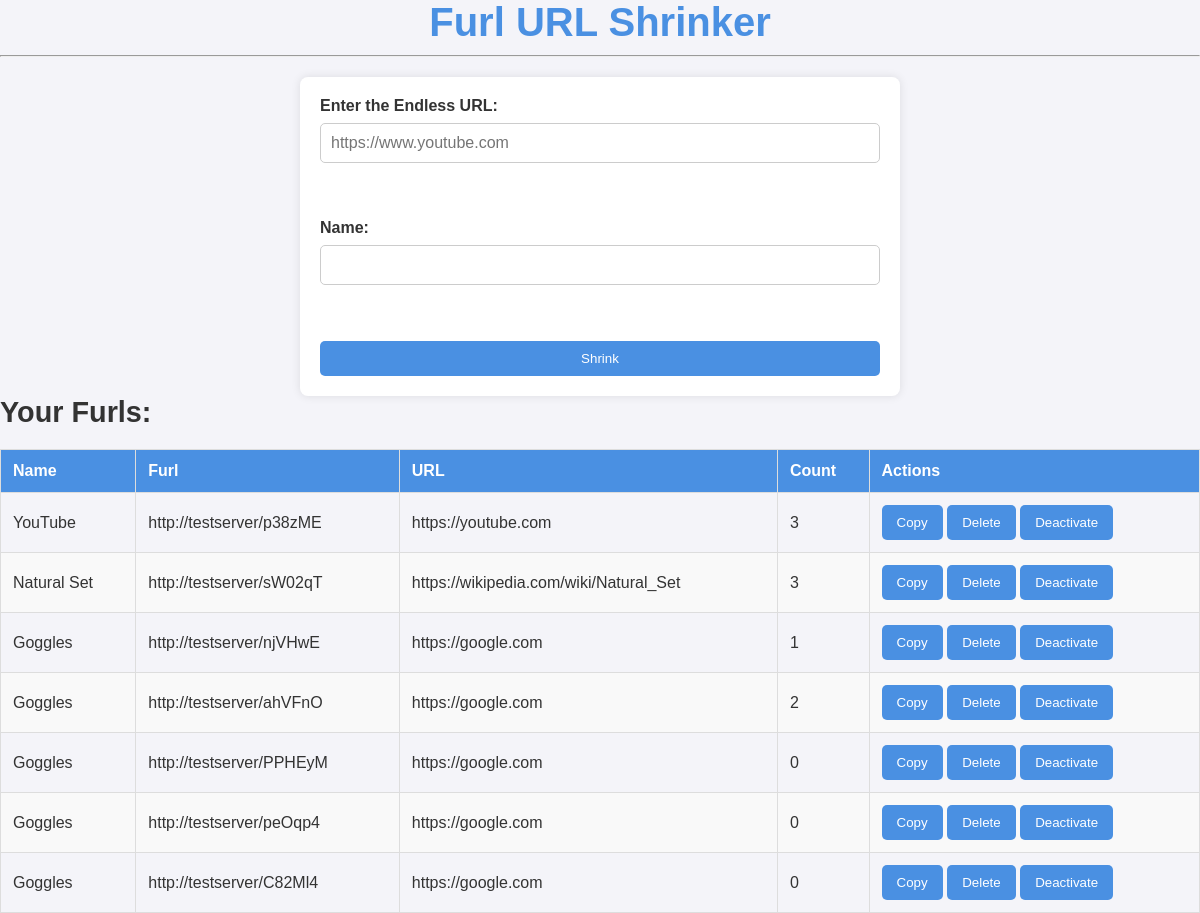
Page /home/JRBros (signed in) on the earlier database version.
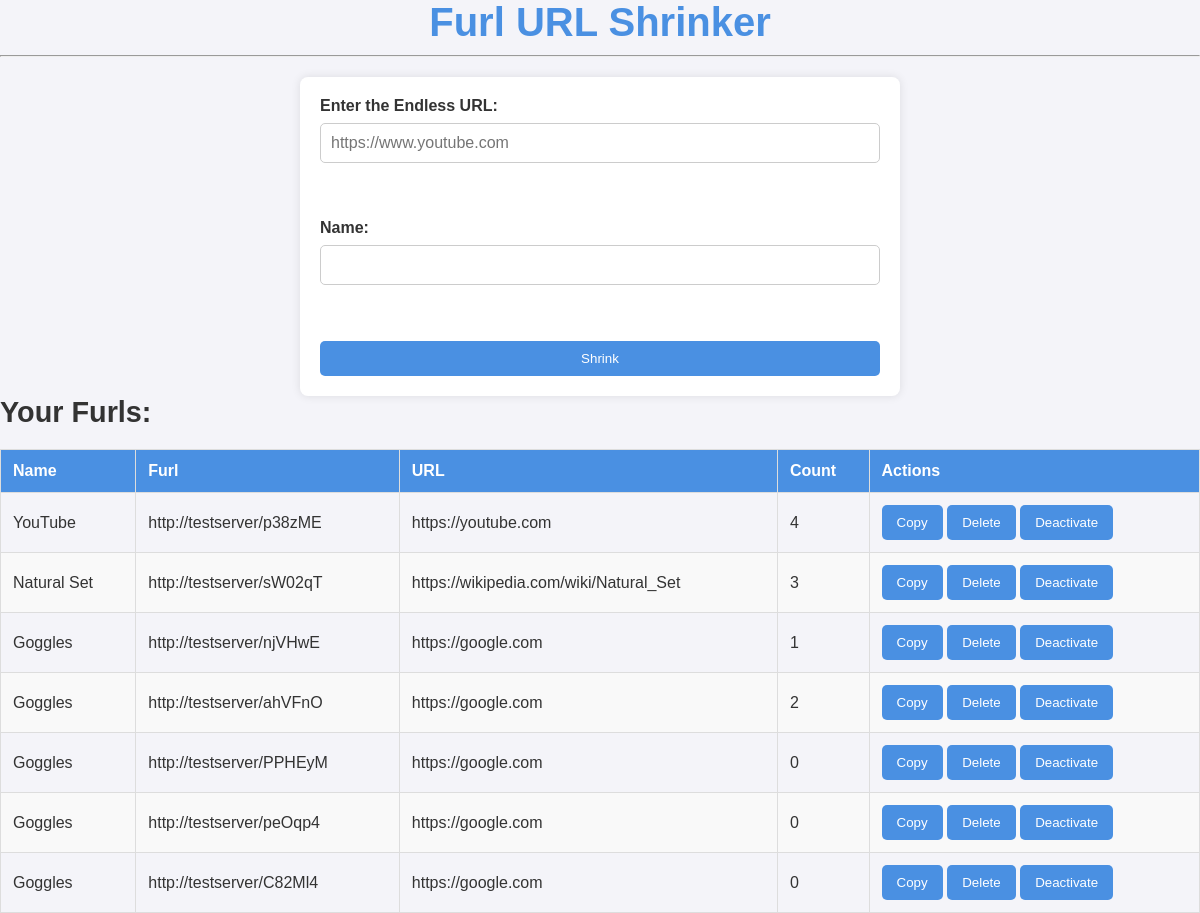
Same page on the later database version.
### tables this page shows
CREATE TABLE furled(
    furl TEXT PRIMARY KEY,
    url TEXT NOT NULL,
    name TEXT NOT NULL,
    user TEXT NOT NULL,
    count INTEGER DEFAULT 0,
    active BOOLEAN DEFAULT TRUE,
    FOREIGN KEY(user) REFERENCES users(username));

### app.py (the view, shortened to what this page needs)
@app.route('/home/<username>', methods=['GET', 'POST'])
def home(username: str) -> str:
    if 'user' not in session or session['user'] != username:
        return redirect(url_for('login'))
    return render_template("home.html", username=username, furls=db.get_furls(username))

### app.py (called while the page is built)
@app.teardown_appcontext
def close_connection(exception):
    db = g.pop('db', None)
    if db is not None:
        db.commit()
        db.close

### db.py (called while the page is built)
def query(query: str, params=()) -> sqlite3.Cursor:
    if 'db' not in g:
        g.db = sqlite3.connect(DATABASE)
        g.db.row_factory = sqlite3.Row
    return g.db.cursor().execute(query, params)

def get_furls(user: str) -> dict[str, tuple[str, str, int, bool]]:
    return {f[0]:f[1:] for f in query("SELECT furl, name, url, count, active FROM furled WHERE user=?", (user,)).fetchall()}

### templates/home.html (shortened to what this page needs)
<!DOCTYPE html>
<html lang="en">
<head>
    <link rel="stylesheet" href="{{ url_for('static', filename='css/styles.css') }}">
</head>
<body>
    <header>
        <h1>Furl URL Shrinker</h1>
        <hr/>
    </header>
    <div class="content">
        <div class="form-container">
            <form action="#" method="POST">
                <label for="url">Enter the Endless URL:</label>
                <input type="url" name="url" id="url"
                       placeholder="https://www.youtube.com"
                       pattern="https?://.+"
                       size="50"
                       required>
                <br/><br/>
                <label for="name">Name:</label>
                <input type="text" name="name" id="name" size="50">
                <br/><br/>
                <input type="submit" value="Shrink">
            </form>
        </div>
        <h2>Your Furls:</h2>
        <table>
            <thead>
                <tr>
                    <th>Name</th>
                    <th>Furl</th>
                    <th>URL</th>
                    <th>Count</th>
                    <th>Actions</th>
                </tr>
            </thead>
            <tbody>
                {% for furl, info in furls.items() %}
                <tr>
                    <td>{{ info[0] }}</td>
                    <td class="url">{{ furl }}</td>
                    <td>{{ info[1] }}</td>
                    <td>{{ info[2] }}</td>
                    <td>
                        <button onclick="copyToClipboard('{{ furl }}')">Copy</button>
                        <form action="{{ url_for('delete_furl', furl=furl) }}" method="POST" style="display:inline;">
                            <input type="submit" value="Delete">
                        </form>
                        {% if info[3] %}
                        <form action="{{ url_for('deactivate_furl', furl=furl) }}" method="POST" style="display:inline;">
                            <input type="submit" value="Deactivate">
                        </form>
                        {% else %}
                        <form action="{{ url_for('activate_furl', furl=furl) }}" method="POST" style="display:inline;">
                            <input type="submit" value="Activate">
                        </form>
                        {% endif %}
                    </td>
                </tr>
                {% endfor %}
            </tbody>
        </table>
    </div>
</body>
</html>

### static/css/styles.css (style rules this page uses)
* { margin: 0; padding: 0; box-sizing: border-box; font-family: 'Arial', sans-serif; }
body { background-color: #f4f4f9; color: #333; font-size: 16px; }
header { text-align: center; margin-bottom: 20px; }
h1 { font-size: 2.5rem; color: #4a90e2; }
hr { margin: 10px 0; }
.form-container { width: 100%; max-width: 600px; margin: 0 auto; padding: 20px; background-color: #fff; border-radius: 8px; box-shadow: 0 0 10px rgba(0, 0, 0, 0.1); }
form { display: flex; flex-direction: column; }
label { font-weight: bold; margin-bottom: 8px; }
input[type="url"], input[type="text"] { padding: 10px; font-size: 1rem; border: 1px solid #ccc; border-radius: 5px; margin-bottom: 20px; }
input[type="submit"], button { background-color: #4a90e2; color: #fff; padding: 10px 15px; border: none; border-radius: 5px; cursor: pointer; }
table { width: 100%; border-collapse: collapse; margin-top: 20px; }
table th, table td { padding: 12px; border: 1px solid #ddd; text-align: left; }
table th { background-color: #4a90e2; color: #fff; }
table tr:nth-child(even) { background-color: #f9f9f9; }
h2 { margin-bottom: 20px; color: #333; font-size: 1.8rem; }

Differences in the rows shown:
changed furled "YouTube": count "3" → "4"
